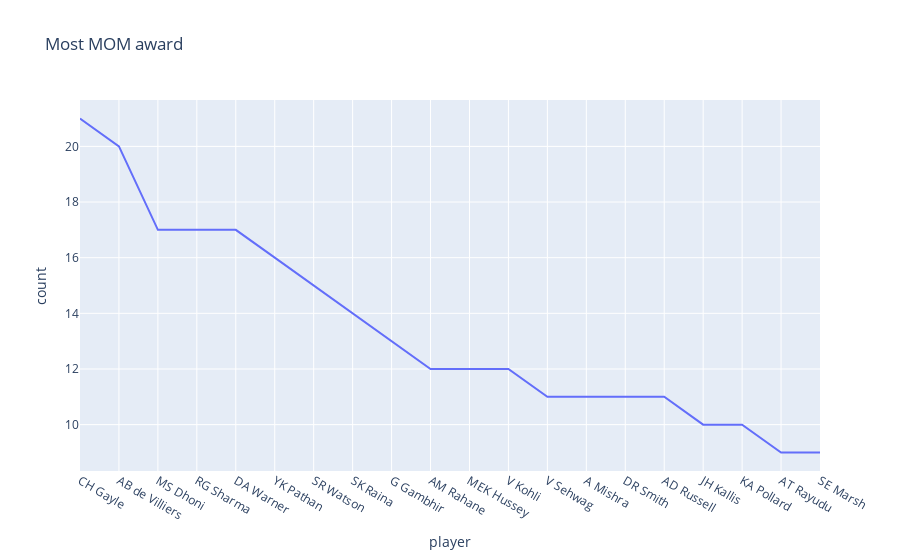

The notebook cell this image was saved under:
### Code cell
fig = px.line(matches_mom.head(20), x="player", y="count", title='Most MOM award')
fig.show()

### Figure 1 — Plotly figure (JSON) as saved in the notebook; plotly's stock layout.template omitted (floating-point values rounded to 4 significant figures)
{"data": [{"hoverlabel": {"namelength": 0}, "hovertemplate": "player=%{x}<br>count=%{y}", "legendgroup": "", "line": {"color": "#636efa", "dash": "solid"}, "mode": "lines", "name": "", "showlegend": false, "type": "scatter", "x": ["CH Gayle", "AB de Villiers", "MS Dhoni", "RG Sharma", "DA Warner", "YK Pathan", "SR Watson", "SK Raina", "G Gambhir", "AM Rahane", "MEK Hussey", "V Kohli", "V Sehwag", "A Mishra", "DR Smith", "AD Russell", "JH Kallis", "KA Pollard", "AT Rayudu", "SE Marsh"], "xaxis": "x", "y": [21, 20, 17, 17, 17, 16, 15, 14, 13, 12, 12, 12, 11, 11, 11, 11, 10, 10, 9, 9], "yaxis": "y"}], "layout": {"legend": {"tracegroupgap": 0}, "title": {"text": "Most MOM award"}, "xaxis": {"anchor": "y", "domain": [0, 1], "title": {"text": "player"}}, "yaxis": {"anchor": "x", "domain": [0, 1], "title": {"text": "count"}}}}
